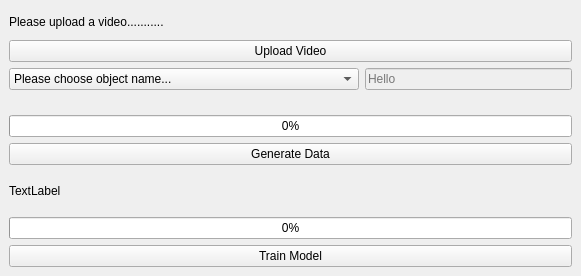
<?xml version="1.0" encoding="UTF-8"?>
<ui version="4.0">
 <class>MainWindow</class>
 <widget class="QMainWindow" name="MainWindow">
  <property name="geometry">
   <rect>
    <x>0</x>
    <y>0</y>
    <width>581</width>
    <height>276</height>
   </rect>
  </property>
  <property name="windowTitle">
   <string>MainWindow</string>
  </property>
  <widget class="QWidget" name="centralwidget">
   <layout class="QGridLayout" name="gridLayout_2">
    <item row="0" column="0">
     <layout class="QGridLayout" name="gridLayout">
      <item row="7" column="0">
       <widget class="QProgressBar" name="progressBar">
        <property name="value">
         <number>0</number>
        </property>
        <property name="format">
         <string>%p%</string>
        </property>
       </widget>
      </item>
      <item row="8" column="0">
       <widget class="QPushButton" name="pushButton">
        <property name="text">
         <string>Train Model</string>
        </property>
       </widget>
      </item>
      <item row="1" column="0">
       <widget class="QPushButton" name="pushButton_2">
        <property name="text">
         <string>Upload Video</string>
        </property>
       </widget>
      </item>
      <item row="5" column="0">
       <widget class="QPushButton" name="pushButton_3">
        <property name="text">
         <string>Generate Data</string>
        </property>
       </widget>
      </item>
      <item row="0" column="0">
       <widget class="QLabel" name="label">
        <property name="minimumSize">
         <size>
          <width>479</width>
          <height>0</height>
         </size>
        </property>
        <property name="maximumSize">
         <size>
          <width>479</width>
          <height>25</height>
         </size>
        </property>
        <property name="text">
         <string>Please upload a video...........</string>
        </property>
       </widget>
      </item>
      <item row="6" column="0">
       <widget class="QLabel" name="label_3">
        <property name="text">
         <string>TextLabel</string>
        </property>
       </widget>
      </item>
      <item row="2" column="0">
       <layout class="QFormLayout" name="formLayout">
        <item row="0" column="1">
         <widget class="QLineEdit" name="lineEdit">
          <property name="enabled">
           <bool>false</bool>
          </property>
          <property name="placeholderText">
           <string>Hello</string>
          </property>
         </widget>
        </item>
        <item row="0" column="0">
         <widget class="QComboBox" name="comboBox">
          <property name="minimumSize">
           <size>
            <width>350</width>
            <height>0</height>
           </size>
          </property>
          <item>
           <property name="text">
            <string>Please choose object name...</string>
           </property>
          </item>
         </widget>
        </item>
       </layout>
      </item>
      <item row="4" column="0">
       <widget class="QProgressBar" name="progressBar_2">
        <property name="value">
         <number>0</number>
        </property>
       </widget>
      </item>
     </layout>
    </item>
   </layout>
  </widget>
  <widget class="QMenuBar" name="menubar">
   <property name="geometry">
    <rect>
     <x>0</x>
     <y>0</y>
     <width>581</width>
     <height>22</height>
    </rect>
   </property>
  </widget>
 </widget>
 <resources/>
 <connections/>
</ui>
